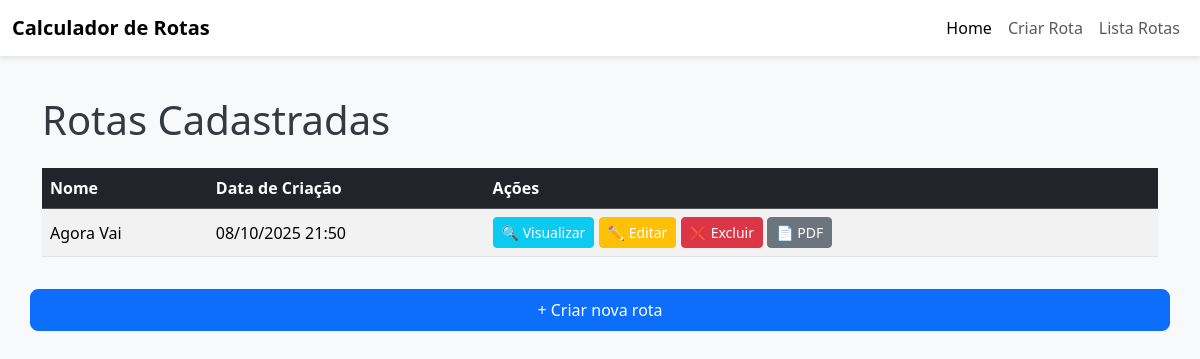
Before: /rotas/listar with the older database file.
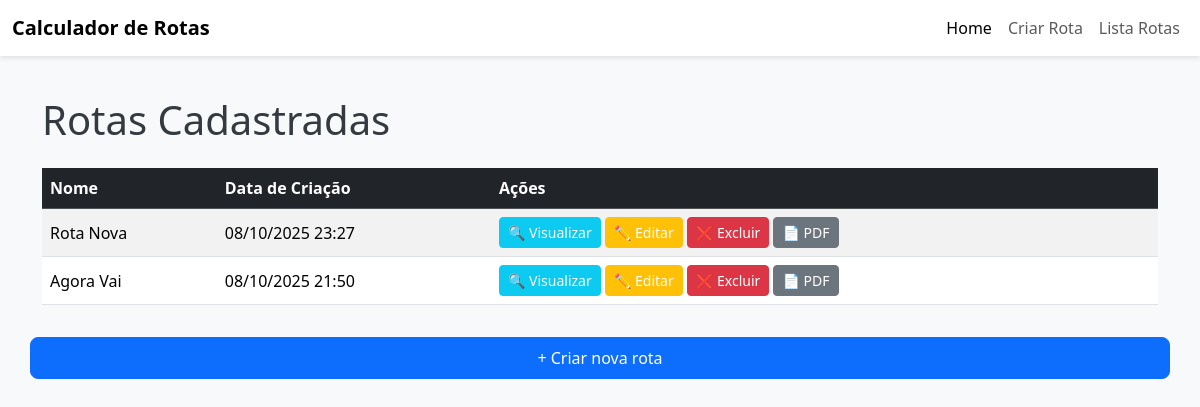
After: the same page with the newer database file.
### rotas/models/rota.py (models this page shows, shortened)
class Rota(models.Model):
    nome = models.CharField(max_length=100)
    data_criacao = models.DateTimeField(auto_now_add=True)
    entregas = models.ManyToManyField('Entrega', related_name='rotas')

### rotas/views/rota.py (the view)
# urls.py: path('listar', views.listar_rotas, name='listar_rotas'),
def listar_rotas(request):
    rotas = Rota.objects.all().order_by('-data_criacao')
    return render(request, 'rotas/listar_rotas.html', {'rotas': rotas})

### rotas/templates/rotas/listar_rotas.html
{% extends 'menu.html' %}
{% block conteudo %}
<h1 class="mb-4">Rotas Cadastradas</h1>
{% if rotas %}
<div class="table-responsive">
  <table class="table table-striped table-hover align-middle">
    <thead class="table-dark">
      <tr>
        <th>Nome</th>
        <th>Data de Criação</th>
        <th>Ações</th>
      </tr>
    </thead>
    <tbody>
      {% for rota in rotas %}
      <tr>
        <td>{{ rota.nome }}</td>
        <td>{{ rota.data_criacao|date:"d/m/Y H:i" }}</td>
        <td>
          <a href="{% url 'rotas:detalhes_rota' rota.id %}" class="btn btn-sm btn-info text-white">🔍 Visualizar</a>
          <a href="{% url 'rotas:editar_rota' rota.id %}" class="btn btn-sm btn-warning text-white">✏️ Editar</a>
          <a href="{% url 'rotas:excluir_rota' rota.id %}" class="btn btn-sm btn-danger" onclick="return confirm('Tem certeza que deseja excluir esta rota?')">❌ Excluir</a>
          <a href="{% url 'rotas:gerar_pdf_rota' rota.id %}" class="btn btn-sm btn-secondary">📄 PDF</a>
        </td>
      </tr>
      {% endfor %}
    </tbody>
  </table>
</div>
{% else %}
<p class="text-muted">Nenhuma rota cadastrada ainda.</p>
{% endif %}
<a href="{% url 'rotas:upload_pdf' %}" class="btn btn-primary mt-3">+ Criar nova rota</a>
{% endblock %}

### templates/menu.html (shortened to what this page needs)
{% extends 'base.html' %}
{% block menu %}
<nav class="navbar navbar-expand-lg navbar-light bg-white">
  <div class="container-fluid">
    <a class="navbar-brand fw-bold" href="#">Calculador de Rotas</a>
    <div class="collapse navbar-collapse" id="navbarNav">
      <ul class="navbar-nav ms-auto">
        <li class="nav-item">
          <a class="nav-link active" aria-current="page" href="{% url 'home' %}">Home</a>
        </li>
        <li class="nav-item">
          <a class="nav-link" href="{% url 'rotas:upload_pdf' %}">Criar Rota</a>
        </li>
        <li class="nav-item">
          <a class="nav-link" href="{% url 'rotas:listar_rotas' %}">Lista Rotas</a>
        </li>
      </ul>
    </div>
  </div>
</nav>
{% endblock %}

### templates/base.html (shortened to what this page needs)
<!doctype html>
<html lang="en">
  <head>
    <link href="https://cdn.jsdelivr.net/npm/bootstrap@5.3.8/dist/css/bootstrap.min.css" rel="stylesheet">
  </head>
  <body>
    {% block menu %}
    {% endblock %}
    <div class="container">
      <div class="row">
        {% block conteudo %}
        {% endblock %}
      </div>
    </div>
  </body>
</html>

### templates/base.html (style rules this page uses)
body { background-color: #f8f9fa; font-family: 'Segoe UI', Tahoma, Geneva, Verdana, sans-serif; }
.navbar { box-shadow: 0 2px 5px rgba(0,0,0,0.1); }
.container { margin-top: 40px; }
h1 { margin-bottom: 30px; color: #343a40; }
.btn-primary { background-color: #0d6efd; border-radius: 8px; padding: 8px 20px; font-weight: 500; }

Changed rows visible on the page:
added Rota: nome "Rota Nova", data_criacao "08/10/2025 23:27"
